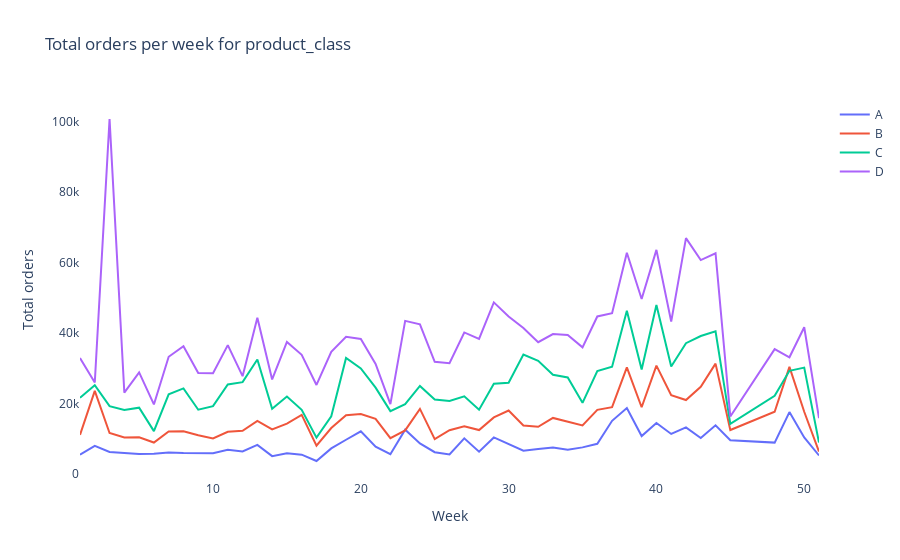
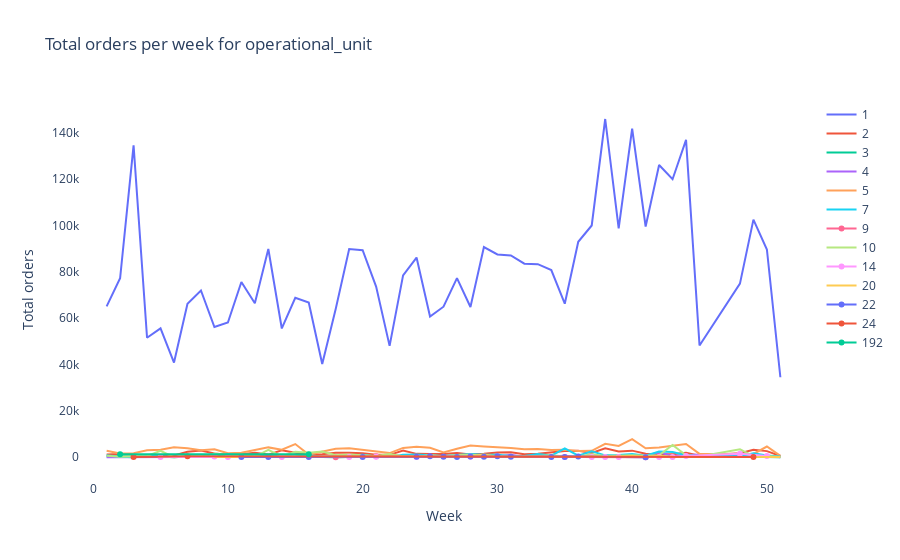

Write notebook code for charts like these, in order.
### Markdown cell above
It is graphed according to product quantity and type.

### Code cell
import plotly.graph_objs as go
import plotly.offline as pyoff

cat_var = ['product_class',
 'operational_unit']

for i in cat_var:
    grp=train.groupby([i])
    grp=pd.DataFrame(grp)
    lis=grp[0]
    x=0
    plot_data=[]
    for j in lis:
        print(i)
        print(j)
        data = train[train[i]==j]
        data = pd.DataFrame(data)
        tot_orders = data.groupby(['week_of_year'])['quantity'].sum()
        tot_orders = pd.DataFrame(tot_orders)
       
        plot_data.append(go.Scatter(
                x=tot_orders.index,
                y=tot_orders['quantity'],
                name=str(j),

            ))
        
        x+=1
    plot_layout = go.Layout(
            title='Total orders per week for '+str(i),
            yaxis_title='Total orders',
            xaxis_title='Week',
            plot_bgcolor='rgba(0,0,0,0)'
        )
    fig = go.Figure(data=plot_data, layout=plot_layout)
    pyoff.iplot(fig)
